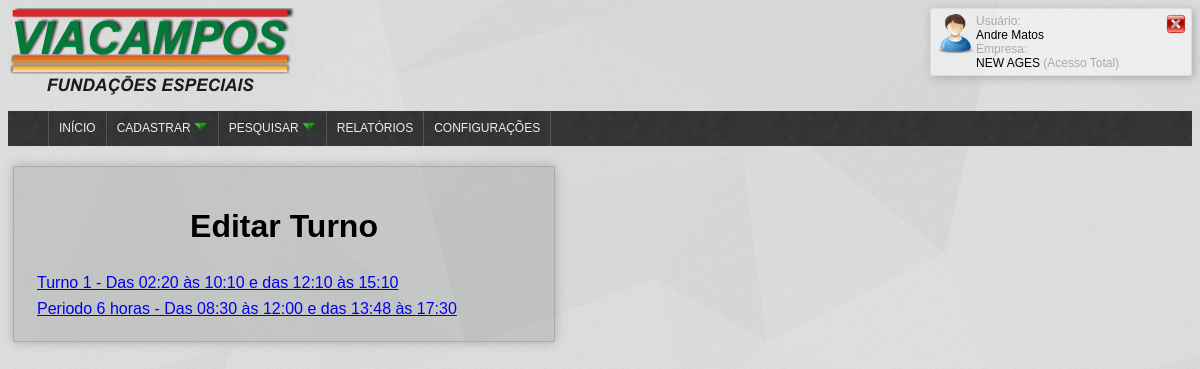
The app's page /administrator/edita_turno.php (signed in) with its own data.
### tables this page shows
CREATE TABLE IF NOT EXISTS `turno` (
  `id` int(11) NOT NULL,
  `nome` varchar(255) NOT NULL,
  `descricao` varchar(255) NOT NULL,
  `ini_exp` time NOT NULL COMMENT 'Inicio expediente',
  `ini_alm` time NOT NULL COMMENT 'Inicio almoço',
  `fim_alm` time NOT NULL COMMENT 'Fim almoço',
  `fim_exp` time NOT NULL COMMENT 'Fim expediente',
  `oculto` int(11) NOT NULL
);

### model/class_turno_bd.php (called while the page is built, shortened)
<?php
class Turno{
	public function get_name_all_turno_disponiveis(){
		 $sql = new Sql();
		 $return = array(array());
		 $aux=0;
		 $query = mysql_query("SELECT * FROM turno as turno WHERE oculto = 0 && NOT EXISTS (SELECT id FROM funcionario WHERE id_turno = turno.id)");
		 while($result =  mysql_fetch_array($query)){
		 	$return[$aux][0] = $result['id'];
		 	$return[$aux][1] = $result['descricao'];
		 	$return[$aux][2] = $result['nome'];
		 	$aux++;
		 }
		 return $return;
	}
}
 ?>

### administrator/edita_turno.php (the view, shortened to what this page needs)
<?php
include_once("../model/class_turno_bd.php");
?>
<html>
<head>
   <link rel="stylesheet" type="text/css" href="style.css">
</head>
<body>
           <?php include("../view/topo.php") ?>
            <div class="formulario">
              <h1>Editar Turno</h1>
            <?php
                 if(isset($_GET['verificador']) && $_GET['verificador'] == 1){
                    $turno = new Turno();
                    $turno = $turno->getTurnoById($_GET['id']);
                    $nome = $turno->nome;
                    $ini_exp_h = $turno->ini_exp[0].$turno->ini_exp[1];
                    $ini_exp_m = $turno->ini_exp[3].$turno->ini_exp[4];
                    $ini_alm_h = $turno->ini_alm[0].$turno->ini_alm[1];
                    $ini_alm_m = $turno->ini_alm[3].$turno->ini_alm[4];
                    $fim_alm_h = $turno->fim_alm[0].$turno->fim_alm[1];
                    $fim_alm_m = $turno->fim_alm[3].$turno->fim_alm[4];
                    $fim_exp_h = $turno->fim_exp[0].$turno->fim_exp[1];
                    $fim_exp_m = $turno->fim_exp[3].$turno->fim_exp[4];
                ?>
                  <form method="POST" class="ad_turno" id="ad_turno" name="ad_turno" action="edita_turno.php" onsubmit="return validate(this)">
                  <input type="hidden" name="confirm_ed" id="confirm_ed" value="1">
                  <input type="hidden" name="id_turno" id="id_turno" value="<?php echo $_GET['id']; ?>">
                  <table border="0">
                     <tr> <td><span>Nome:</span></td> <td ><input type="text" id="nome" name="nome" style="width:100px;" title="Digite um nome para esse turno" value="<?php echo $nome; ?>"></td></tr>
                     <tr> <td ><span>Início expediente:</span></td> <td><input type="text" id="ini_exp_h" name="ini_exp_h" value="<?php echo $ini_exp_h; ?>"><span>h</span><input type="text" id="ini_exp_m" name="ini_exp_m" value="<?php echo $ini_exp_m; ?>"><span>m</span></td></tr>
                     <tr> <td ><span>Início almoço:</span></td> <td><input type="text" id="ini_alm_h" name="ini_alm_h" value="<?php echo $ini_alm_h; ?>"><span>h</span><input type="text" id="ini_alm_m" name="ini_alm_m" value="<?php echo $ini_alm_m; ?>"><span>m</span></td></tr>
                     <tr> <td ><span>Fim almoço</span></td> <td><input type="text" id="fim_alm_h" name="fim_alm_h" value="<?php echo $fim_alm_h; ?>"><span>h</span><input type="text" id="fim_alm_m" name="fim_alm_m" value="<?php echo $fim_alm_m; ?>"><span>m</span></td></tr>
                     <tr> <td ><span>Fim expediente:</span></td> <td><input type="text" id="fim_exp_h" name="fim_exp_h" value="<?php echo $fim_exp_h; ?>"><span>h</span><input type="text" id="fim_exp_m" name="fim_exp_m" value="<?php echo $fim_exp_m; ?>"><span>m</span></td></tr>
                     <tr><td colspan="3"><input style="width:80px;"type="submit" name="button" id="button" value="Editar"></td> </tr>
                  </table>
               </form>
                <?php
                 }else{ ?>
                  <?php
                    $turno = new Turno();
                    $turnos = $turno->get_name_all_turno_disponiveis();
                    echo '<table class="exibe_func">';
                    foreach($turnos as $key => $turno){
                       echo '<tr>
                                <td><a href="edita_turno.php?verificador=1&id='.$turnos[$key][0].'">'.$turnos[$key][2].' - ' .$turnos[$key][1].'</a></td></tr>';
                    }
                    echo '</table>';
                   ?>
                  <?php }
                   ?>
            </div>
</body>
</html>

### view/topo.php
<?php
	if($_SESSION['nivel_acesso'] == 0){
		$nivel_acesso = "Acesso Total";
	}else if($_SESSION['nivel_acesso'] == 1){
		$nivel_acesso = "Acesso ViaCampos";
	}else{
		$nivel_acesso = "Acesso ControlPonto";
	}
 ?>
<div style="width:100%; float:left;" >
	<div class="img" style="float:left"><img src="../images/logo75mm.png"></div>
	<div class="box-login" style="">
		<div style="float:left"><img src="../images/user.png" width="40px"></div>
		<div class="nome-box-login" style=""><span style="">Usuário:<br /></span><?php echo $_SESSION["user"]; ?><br /><span style="">Empresa:<br /></span><?php echo $_SESSION['empresa']."<span> (".$nivel_acesso.")</span>" ?></div>
		<div style="float:right;"><a title="Clique para sair" href="logout.php"><img src="../images/fechar.png" width="20px"></a></div>
	</div>
</div>
<div style="float:left; width:100%">
 	<div class="menu">
	<div class="menu">
         <?php include_once("../view/menu_admin.php"); ?>
    </div>
</div>

### view/menu_admin.php (shortened to what this page needs)
<ul class="menu-list">
    <li style="border-left: 1px solid#565656;"><a href='../administrator/principal.php'>Início</a></li>
    <li>
      <a style=""><span style="float:left">Cadastrar </span><img style="float:left; margin-top:-2px; margin-left:2px;" src="../images/downarrow_1246.png" width="15px;"></a>
    </li>
    <li>
      <a style=""><span style="float:left">Pesquisar </span><img style="float:left; margin-left:2px; margin-top:-2px;" src="../images/downarrow_1246.png" width="15px;"></a>
    </li>
    <li><a href="define_relatorio.php">Relatórios</a></li>
    <li><a href="configuracoes.php">Configurações</a></li>
</ul>

### administrator/style.css (style rules this page uses)
body { background: url("../images/shattered.png"); font-family: Arial; }
body span { font-size: 14px; }
.box-login { border: 1px solid#ddd;border-radius:3px; width: 250px; float:right; background-color:rgba(255,255,255,0.5); padding:5px; box-shadow: 2px 2px 10px #aaa; }
.nome-box-login { float:left; }
.nome-box-login { font-size:12px; }
.nome-box-login span { color:#aaa; font-size:12px; }
.menu { background: url("../images/footer_lodyas.png"); background-size: 200px; border-radius:1px; }
.menu .menu-list { list-style: none; }
.menu > .menu-list > li { float: left; position: relative; border-right: 1px solid#565656; }
.menu > .menu-list > li > a { padding: 10px; }
.menu .menu-list, .menu .sub-menu { list-style: none; }
.menu a, .menu a span { color: #eee; text-decoration: none; display: block; cursor: pointer; text-transform: uppercase; font-size: 12px; font-weight: 500; height:15px; }
.menu > .menu-list > li { float: left; position: relative; }
.menu:after { content: '.'; display: block; clear: both; visibility: hidden; line-height: 0; height: 0; }
.formulario table { margin-top: 10px; }
.formulario table td { padding-top:5px; }
.formulario { padding:20px; box-shadow: 0px 0px 10px #aaa; float: left; margin-top: 20px; margin-left: 5px; border: 1px solid#aaa; margin-bottom: 20px; width: 500px; text-align: center; background-color: rgba(100,100,100,0.2); }

### records on screen
turno: nome "Turno 1", descricao "Das 02:20 às 10:10 e das 12:10 às 15:10"
turno: nome "Periodo 6 horas", descricao "Das 08:30 às 12:00 e das 13:48 às 17:30"

### other values on screen
$_SESSION["user"] "Andre Matos"
$_SESSION['empresa'] "NEW AGES"
$nivel_acesso "Acesso Total"
